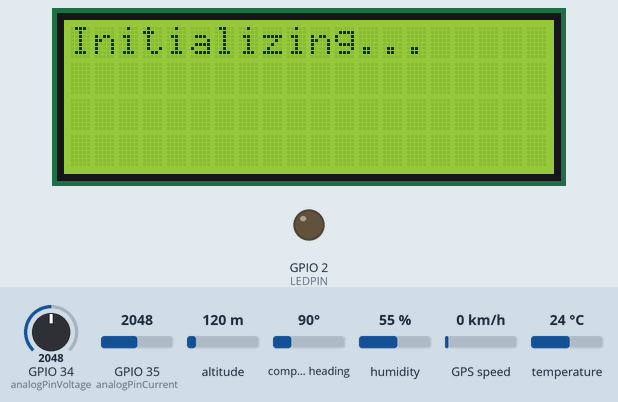
Bench run of a sketch on a simulated ESP32. On the bench: 20×4 character LCD, output pins drawn as LEDs (lit = HIGH). The test bench sets the inputs (shaded band); at power-on: temperature 24 °C, GPIO 34 (analogPinVoltage) = 2048, GPIO 35 (analogPinCurrent) = 2048, altitude 120 m, compass heading 90°, humidity 55 %, GPS speed 0 km/h (analog values on the 0–4095 scale). WiFi joins after 1.5 s; servers stay silent unless stated; uploads are accepted with an empty reply; the GPS gets a fix after 3 s at 37.7749, -122.4194 with 8 satellites; the modem accepts every AT command (registered, SIM ready, sends succeed) and sends nothing else; what the sketch prints to the serial monitor is not drawn.

Above: at 0.6 s.
At 5.8 s:
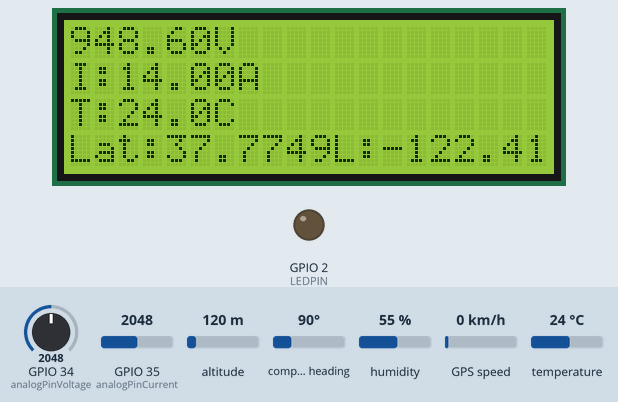
5.9 s: temperature set to 34 °C
8.8 s: temperature set to 37 °C
At 11.2 s:
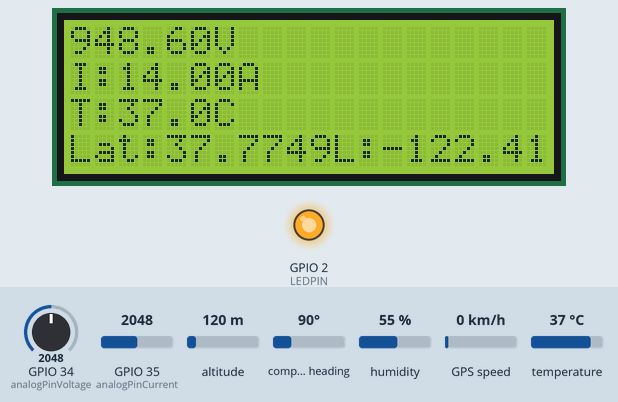
Timing chart, 0 to 12.7 s (numbered marks = the images above; inputs shaded):
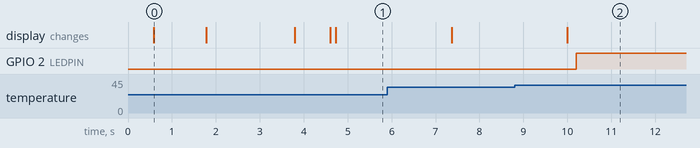

The sketch:

DigitalTwin.ino
```cpp
#include <Wire.h>
#include <LiquidCrystal_I2C.h>
#include "DHT.h"
#include <TinyGPSPlus.h>
#include <WiFi.h>
#include <HTTPClient.h>

// ----------- LCD SETTINGS -----------
LiquidCrystal_I2C lcd(0x27, 20, 4);

// ----------- DHT11 SETTINGS -----------
#define DHTPIN 4
#define DHTTYPE DHT11
#define LEDPIN 2
DHT dht(DHTPIN, DHTTYPE);

// ----------- VOLTAGE SENSOR SETTINGS -----------
const int analogPinVoltage = 34;
const float adcMax = 4095.0;
const float refVoltage = 4.0;
float R1 = 33000.0;
float R2 = 10000.0;

// ----------- ACS712 CURRENT SENSOR SETTINGS -----------
const int analogPinCurrent = 35;
float ACS_offset = 0.6;
float sensitivity = 0.10;

// ----------- HARDWARE SERIAL (ESP32) -----------
HardwareSerial GSM(1);  // UART1 for SIM800L
HardwareSerial GPS(2);  // UART2 for GPS

// ----------- PHONE NUMBERS -----------
String phone1 = "+918148186059";
String phone2 = "+919842021273";
String phone3 = "+918760519157";

// ----------- GPS OBJECT ----------
TinyGPSPlus gps;

// ----------- WIFI SETTINGS ----------
const char* ssid = "iPhone";
const char* password = "albatross@18";

// ----------- BACKEND API URL ----------
String serverURL = "http://192.168.1.8:5000/data";

// ===================================================
// SEND SMS FUNCTION (uses GSM hardware serial)
// ===================================================
void sendSMS(const String &number, const String &message) {
  // set text mode
  GSM.println("AT+CMGF=1");
  delay(300);
  // send command to start SMS to number
  GSM.print("AT+CMGS=\"");
  GSM.print(number);
  GSM.println("\"");
  delay(300);
  // send message body
  GSM.print(message);
  // send ctrl+Z to transmit
  GSM.write(26);
  delay(2000);
}

// ===================================================
// SEND DATA TO FASTAPI SERVER
// ===================================================
void sendToServer(float volt, float curr, float temp, float lat, float lon) {
  if (WiFi.status() != WL_CONNECTED) {
    Serial.println("❌ WiFi Not Connected - skipping POST");
    return;
  }

  HTTPClient http;
  http.begin(serverURL);
  http.addHeader("Content-Type", "application/json");

  String json = "{";
  json += "\"voltage\":" + String(volt, 2) + ",";
  json += "\"current\":" + String(curr, 2) + ",";
  json += "\"temperature\":" + String(temp, 2) + ",";
  json += "\"latitude\":" + String(lat, 6) + ",";
  json += "\"longitude\":" + String(lon, 6);
  json += "}";

  Serial.println("📤 Sending Data to " + serverURL);
  Serial.println(json);

  int code = http.POST(json);
  Serial.print("Server Response Code: ");
  Serial.println(code);
  if (code > 0) {
    String payload = http.getString();
    Serial.println("Response: " + payload);
  } else {
    Serial.println("HTTP POST failed, error: " + http.errorToString(code));
  }
  http.end();
}

// ===================================================
// SETUP
// ===================================================
void setup() {
  Serial.begin(115200);
  delay(500);

  // Start GSM and GPS UARTs (RX, TX)
  // UART1: RX=16  -> connect SIM800L TX to GPIO16
  //        TX=17  -> connect SIM800L RX to GPIO17
  GSM.begin(9600, SERIAL_8N1, 16, 17);

  // UART2: RX=26  -> connect GPS TX to GPIO26
  //        TX=27  -> connect GPS RX to GPIO27
  GPS.begin(9600, SERIAL_8N1, 26, 27);

  // Initialize peripherals
  lcd.init();
  lcd.backlight();
  lcd.clear();
  lcd.setCursor(0, 0);
  lcd.print("Initializing...");
  delay(1200);
  lcd.clear();

  dht.begin();
  pinMode(LEDPIN, OUTPUT);

  analogReadResolution(12);
  analogSetAttenuation(ADC_11db);

  // Connect WiFi
  Serial.print("🌐 Connecting to WiFi ");
  WiFi.begin(ssid, password);
  unsigned long start = millis();
  while (WiFi.status() != WL_CONNECTED && millis() - start < 15000) { // try 15s
    Serial.print(".");
    delay(300);
  }
  if (WiFi.status() == WL_CONNECTED) {
    Serial.println("\n✔ WiFi Connected!");
    Serial.print("IP: ");
    Serial.println(WiFi.localIP());
  } else {
    Serial.println("\n⚠ WiFi NOT connected (continuing without network).");
  }

  // Basic SIM800L check
  GSM.println("AT");
  delay(500);
  while (GSM.available()) {
    Serial.write(GSM.read()); // print any response from GSM module to Serial
  }

  lcd.setCursor(0, 0);
  lcd.print("System Ready");
  delay(800);
  lcd.clear();
}

// ===================================================
// LOOP
// ===================================================
void loop() {
  // ----------- READ VOLTAGE -----------
  int rawVoltage = analogRead(analogPinVoltage);
  float adcVoltage = ( (float)rawVoltage / adcMax ) * refVoltage;
  float batteryVoltage = adcVoltage * ((R1 + R2) / R2);

  // ----------- READ CURRENT -----------
  const int samples = 100;
  long sum = 0;
  for (int i = 0; i < samples; i++) {
    sum += analogRead(analogPinCurrent);
    delayMicroseconds(200);
  }
  float avgRaw = sum / (float)samples;
  float sensorVoltage = (avgRaw / adcMax) * refVoltage;
  float current = (sensorVoltage - ACS_offset) / sensitivity;
  if (abs(current) < 0.1) current = 0;

  // ----------- READ TEMPERATURE -----------
  float temperature = dht.readTemperature();

  // ----------- READ GPS DATA -----------
  while (GPS.available()) {
    gps.encode(GPS.read());
  }
  bool gpsValid = gps.location.isValid();
  float latitude  = gpsValid ? (float)gps.location.lat() : 0.0;
  float longitude = gpsValid ? (float)gps.location.lng() : 0.0;

  // ----------- PRINT TO SERIAL -----------
  Serial.println("===== SENSOR DATA =====");
  Serial.print("Voltage: "); Serial.println(batteryVoltage, 2);
  Serial.print("Current: "); Serial.println(current, 2);
  Serial.print("Temp: ");    Serial.println(temperature, 2);
  if (gpsValid) {
    Serial.print("Lat: "); Serial.println(latitude, 6);
    Serial.print("Lon: "); Serial.println(longitude, 6);
  } else {
    Serial.println("GPS: No Fix");
  }
  Serial.println("======================\n");

  // ----------- PRINT TO LCD -----------
  lcd.clear();
  lcd.setCursor(0, 0);
  lcd.print("V:");
  lcd.print(batteryVoltage, 2);
  lcd.print("V");

  lcd.setCursor(0, 1);
  lcd.print("I:");
  lcd.print(current, 2);
  lcd.print("A");

  lcd.setCursor(0, 2);
  lcd.print("T:");
  if (!isnan(temperature)) lcd.print(temperature, 1);
  else lcd.print("---");
  lcd.print("C");

  lcd.setCursor(0, 3);
  if (gpsValid) {
    lcd.print("Lat:");
    lcd.print(latitude, 4);
    lcd.print("L:");
    lcd.print(longitude, 4);
  } else {
    lcd.print("GPS No Fix");
  }

  // ----------- SEND DATA TO BACKEND (non-blocking attempt) -----------
  sendToServer(batteryVoltage, current, temperature, latitude, longitude);

  // ----------- TEMPERATURE ALERT SMS -----------
  if (!isnan(temperature) && temperature > 35.0) {
    digitalWrite(LEDPIN, HIGH);

    String msg =
      "ALERT!\nTemp=" + String(temperature, 1) + "C\n" +
      "Volt=" + String(batteryVoltage, 2) + "V\n" +
      "Curr=" + String(current, 2) + "A\n" +
      "Lat=" + String(latitude, 6) + "\n" +
      "Lon=" + String(longitude, 6);

    // Send to three numbers
    sendSMS(phone1, msg);
    delay(500);
    sendSMS(phone2, msg);
    delay(500);
    sendSMS(phone3, msg);
    delay(5000); // wait to avoid spam
  } else {
    digitalWrite(LEDPIN, LOW);
  }

  delay(1000); // main loop delay
}
```

Measured:
- the behaviour switches between 35 and 36 °C on temperature (found by bisection; images 1 and 2)
- after the input at 8.8 s, GPIO 2 (LEDPIN): LOW → HIGH after 1.4 s; the display: changes after 1.2 s (image 2)
- what the display in image 0 shows lasts 1.2 s, from 0.6 s to 1.8 s
